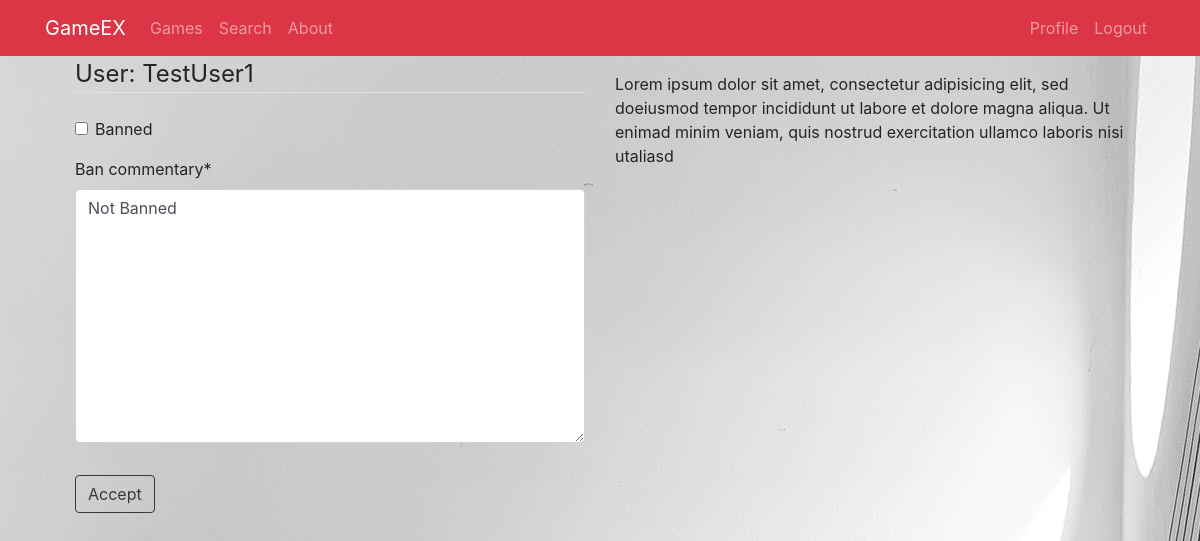
/profile/ban/2 (signed in), run on an earlier commit of the app's database.
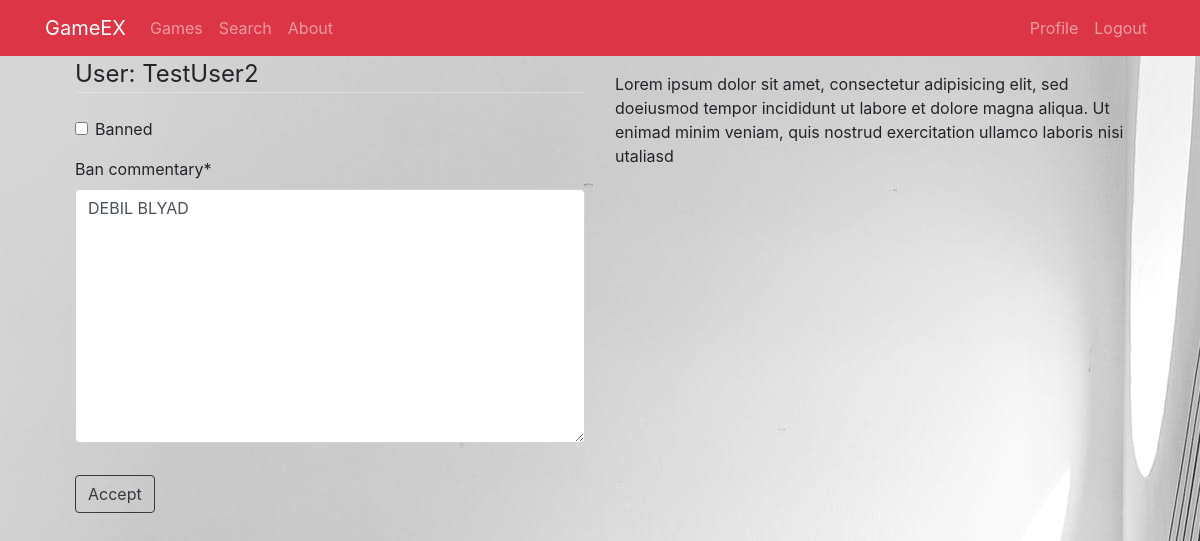
And on a later commit of the database.
### users/models.py (models this page shows, shortened)
class Profile(models.Model):
	user = models.OneToOneField(User, on_delete=models.CASCADE)
	image = models.ImageField(default='default-profile-image.jpg',
						      upload_to='profile_pics', blank=True)
	vk = models.CharField(max_length=200, null=True, blank=True)
	city = models.ForeignKey(City, on_delete=models.SET_NULL,
							 null=True, blank=True)
	about = models.TextField(null=True, blank=True)
	phone = PhoneNumberField(null=True, blank=True)
	whatsapp = PhoneNumberField(null=True, blank=True)
	telegram = PhoneNumberField(null=True, blank=True)
	ban_commentary = models.TextField(null=True)
	rules = models.CharField(choices=RULES, max_length=1, default='U')
	banned = models.BooleanField(default=False)
	likes = models.ManyToManyField(Game, blank=True)

### users/views.py (the view)
# urls.py: path('profile/ban/<int:pk>' , ProfileBanView.as_view(), name='profile-ban'),
class ProfileBanView(LoginRequiredMixin, UserPassesTestMixin, UpdateView):
    model = Profile
    template_name = 'users/profile_form.html'
    fields = ['banned', 'ban_commentary']
    def test_func(self):
        if (self.get_object().rules == 'M' or self.get_object().rules == 'A'):
            return False
        else:
            return (self.request.user.profile.rules == 'M'
                    or self.request.user.profile.rules == 'A')

### users/templates/users/profile_form.html (shortened to what this page needs)
{% extends "gameexch/base.html" %}
{% load crispy_forms_tags %}
{% block content %}
	<div class="row mx-auto">
		<div class="registration-section col-md-6 col-xs-12">
			<form method="POST">
				<fieldset class="form-group">
					<legend class="border-bottom my-4">User: {{object.user.username}}</legend>
					{{ form|crispy }}
				</fieldset>
				<div class="form-group">
					<button class="btn btn-outline-dark" type="submit">Accept</button>
				</div>
			</form>
		</div>
		<div class="col-md-6 col-xs-12 my-3">
			<p>Lorem ipsum dolor sit amet, consectetur adipisicing elit, sed doeiusmod tempor incididunt ut labore et dolore magna aliqua. Ut enimad minim veniam, quis nostrud exercitation ullamco laboris nisi utaliasd</p>
		</div>
	</div>
{% endblock content %}

What changed in the data, as far as the page shows it:
changed Profile: user.username "TestUser1" → "TestUser2"; ban_commentary "Not Banned" → "DEBIL BLYAD"
